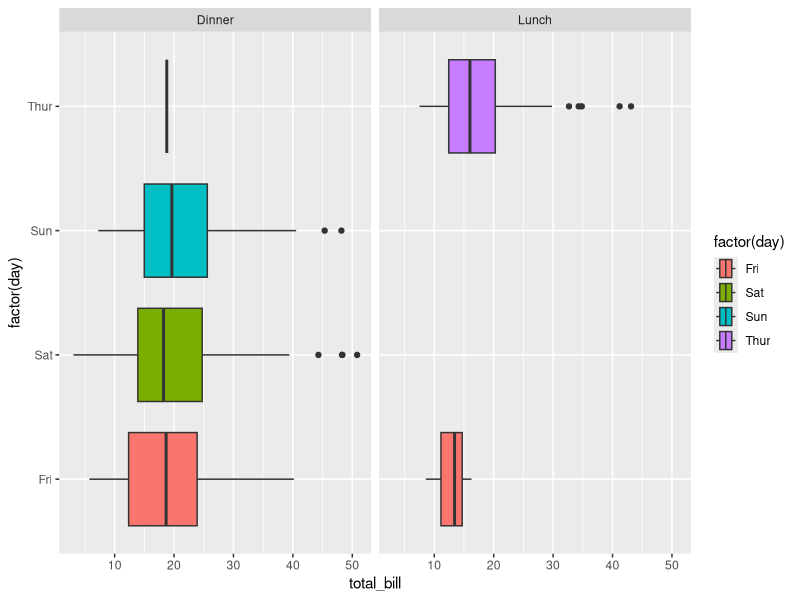

Here is the R script that generated this plot:
library(ggplot2)
library(reshape2)

ggplot(tips, aes(x=total_bill, y=factor(day), fill=factor(day))) +
  geom_boxplot() +
  facet_grid(cols=vars(time))
